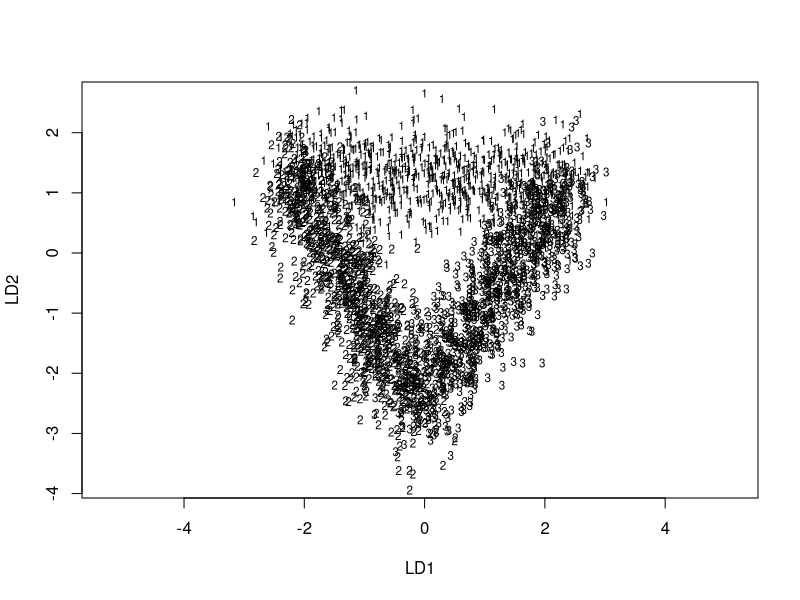

Generate this figure with R:
# Always generate the same data
set.seed(111)

# Number of samples
sample_size = 3000
training_size = 0.9 * sample_size
test_size = 0.1 * sample_size

###################################################################
# To generate the waveform data we use mlbench
# mlbench uses Breiman's original waveform source modified for R
library(mlbench)
waves = mlbench.waveform(sample_size)
data = data.frame(cbind(waves$x, waves$class))

# Create train, test and validation sets for the entire data
training_set = data[1:training_size, ]
test_set = data[-(1:training_size), ]
###################################################################

###################################################################
# Use LDA or QDA to classify
# We use MASS for the lda function
library(MASS)

# Classify using a LDA with equal priors
fit = lda(X22 ~ ., data = training_set, prior = c(1, 1, 1)/3)
plot(fit)

# QDA with equal priors
# fit = qda(class ~ ., data = new_training_set, prior = c(1/3, 1/3, 1/3))

# Compute the accuracy on the test set
count = 0
for (i in 1:nrow(test_set)) {
	if (predict(fit, test_set[i, -22])$class == test_set[i, 22]) {
		count = count + 1
	}
}
rate = count / nrow(test_set)
###################################################################
